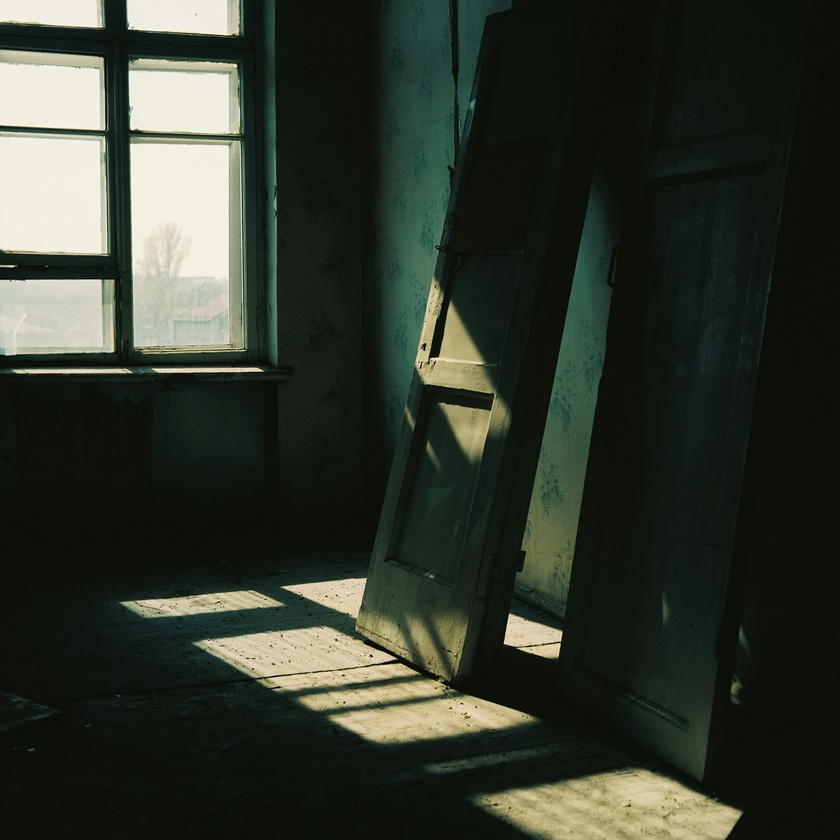
#> input picture images/img7.1.jpg, 840 x 840 px, shrunk from 1920 x 1920 before the run
$ python clahe_cv.py
#> lines starting #> are read from the running program, lines starting #| are printed output that depends on the picture
import cv2
import matplotlib.pyplot as plt

# --- 1. Tải ảnh ---
# Đảm bảo bạn thay 'path_to_your_dark_image.jpg' bằng đường dẫn thực tế đến ảnh của bạn.
# cv2.IMREAD_GRAYSCALE: Tải ảnh trực tiếp ở dạng ảnh xám (grayscale)
img = cv2.imread('../images/img7.1.jpg')
#> img is the input picture: shape (840, 840, 3); mean B, G, R 44.8, 55.6, 49.3
gray = cv2.cvtColor(img, cv2.COLOR_BGR2GRAY)
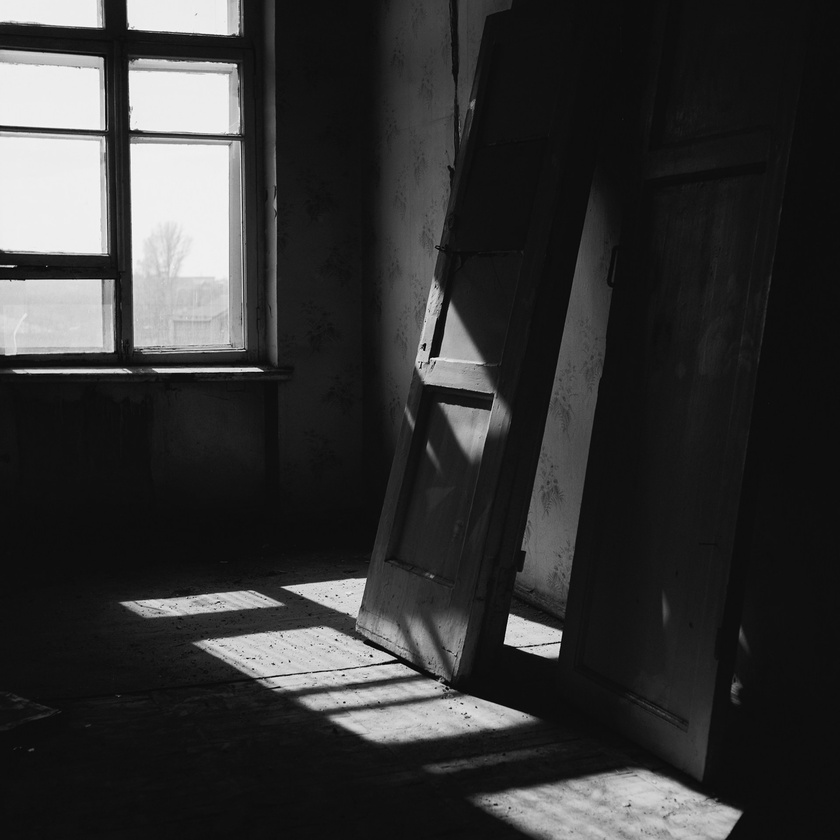
#> gray: shape (840, 840); min 0, max 252, mean 52.5

# Kiểm tra xem ảnh đã được tải thành công chưa
if img is None:
    print("Lỗi: Không thể tải ảnh. Vui lòng kiểm tra lại đường dẫn.")
else:
    # --- 2. Tạo đối tượng CLAHE ---
    # clipLimit: Ngưỡng giới hạn tương phản.
    #   Giá trị cao hơn sẽ cho độ tương phản mạnh hơn, nhưng có thể tăng nhiễu.
    #   Giá trị 2.0 là một khởi đầu tốt.
    # tileGridSize: Kích thước của lưới ô (ví dụ: 8x8).
    #   Ảnh sẽ được chia thành các ô 8x8 để xử lý cục bộ.
    clahe = cv2.createCLAHE(clipLimit=2.0, tileGridSize=(8, 8))

    # --- 3. Áp dụng CLAHE cho ảnh xám ---
    clahe_img = clahe.apply(gray)
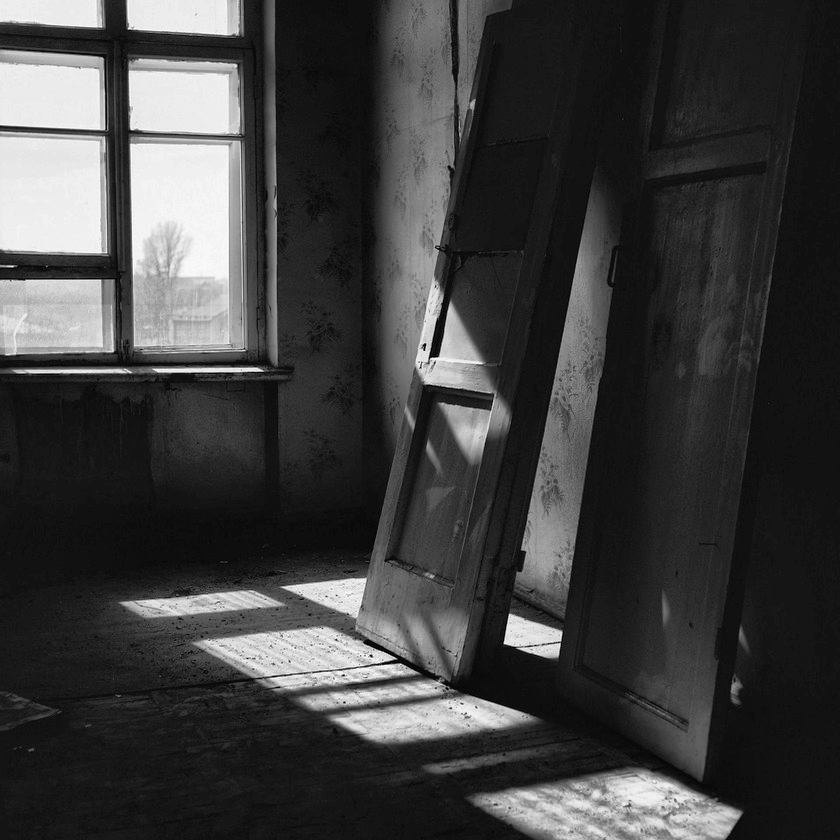
#> clahe_img: shape (840, 840); min 0, max 254, mean 62.7

    # --- 4. Hiển thị kết quả (sử dụng Matplotlib) ---

    plt.figure(figsize=(12, 8))  # Tạo một cửa sổ hình vẽ mới

    # Vẽ histogram cho ảnh xám gốc (màu xanh)
    plt.hist(gray.ravel(), bins=256, range=[0, 256], color='blue', alpha=0.6, label='Histogram ảnh đầu vào')

    # Vẽ histogram cho ảnh kết quả (màu đỏ)
    plt.hist(clahe_img.ravel(), bins=256, range=[0, 256], color='red', alpha=0.6, label='Histogram ảnh đầu ra')

    plt.title('So sánh histogram trước và sau cân bằng', fontsize=16)
    plt.xlabel('Mức xám', fontsize=12)
    plt.ylabel('Số lượng điểm ảnh', fontsize=12)
    plt.legend()
    plt.xlim([0, 256])
    plt.grid(axis='y', linestyle='--', alpha=0.7)
    plt.savefig("histogram_compare_2.jpg")
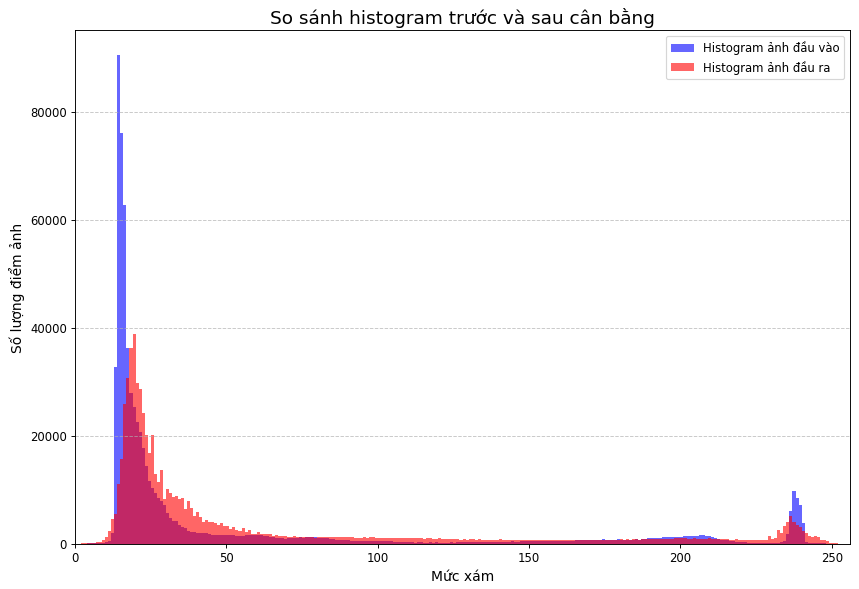
#> figure drawn by matplotlib, 1 panel; tallest bar 90509 high, from x = 14 to 15; tallest bar 38796 high, from x = 19 to 20
    plt.show()

    psnr = cv2.PSNR(gray, clahe_img)
#> psnr = 23.99

    print(f"Giá trị PSNR giữa ảnh gốc và ảnh kết quả là: {psnr:.2f} dB")
#| Giá trị PSNR giữa ảnh gốc và ảnh kết quả là: 23.99 dB

    # # Tùy chọn: Lưu ảnh kết quả ra file
    # cv2.imwrite('clahe_processed_image.jpg', cl_img)

$ run again, with images/img4.1.jpg copied over images/img7.1.jpg
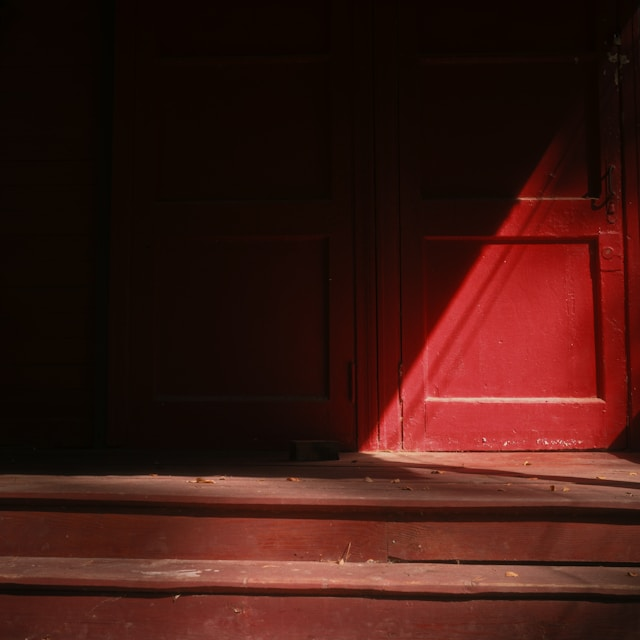
#> input picture images/img4.1.jpg, 640 x 640 px
#> img is the input picture: shape (640, 640, 3); mean B, G, R 17.8, 24, 61.4
#> `clahe_img = clahe.apply(gray)`:
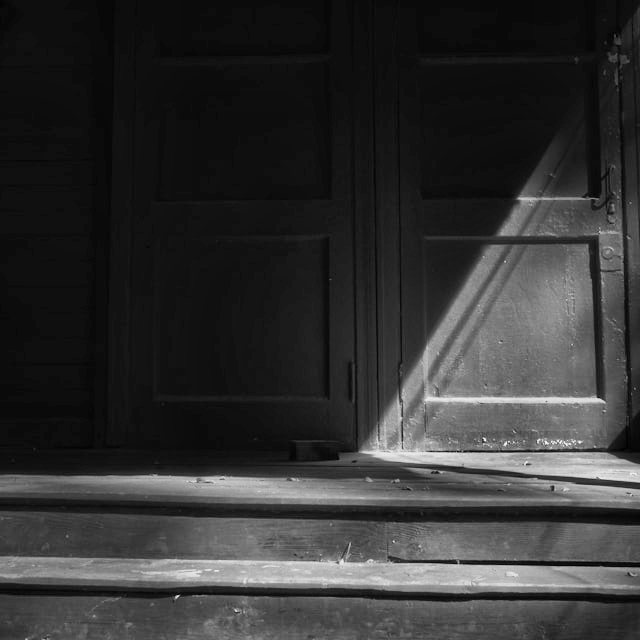
#> clahe_img: shape (640, 640); min 2, max 243, mean 50.6
#> `plt.savefig("histogram_compare_2.jpg")`:
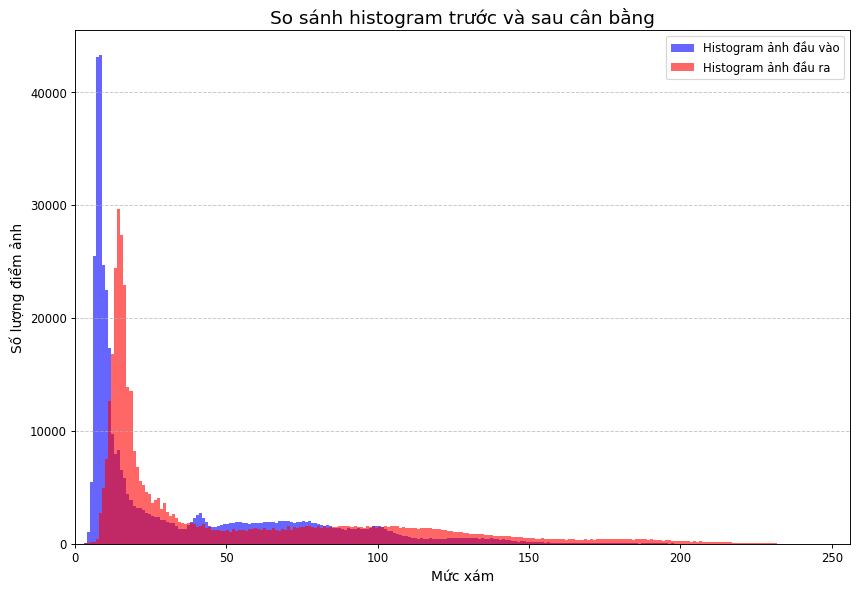
#> figure drawn by matplotlib, 1 panel; tallest bar 43285 high, from x = 8 to 9; tallest bar 29644 high, from x = 14 to 15
#> psnr = 21.04
#| Giá trị PSNR giữa ảnh gốc và ảnh kết quả là: 21.04 dB

$ run again, with images/img4.2.jpg copied over images/img7.1.jpg
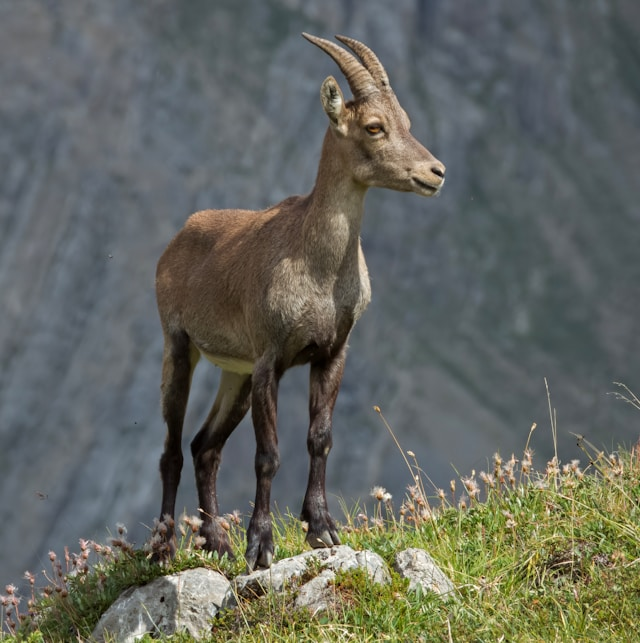
#> input picture images/img4.2.jpg, 640 x 643 px
#> img is the input picture: shape (643, 640, 3); mean B, G, R 95.4, 102.7, 99.8
#> `clahe_img = clahe.apply(gray)`:
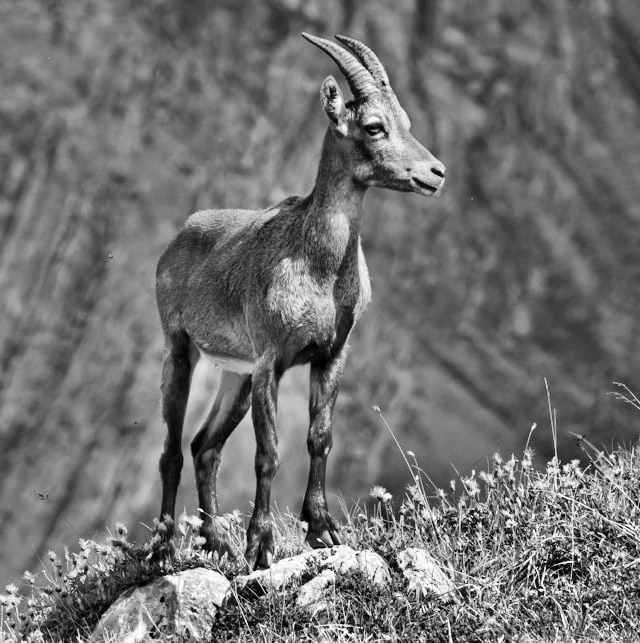
#> clahe_img: shape (643, 640); min 0, max 255, mean 113
#> `plt.savefig("histogram_compare_2.jpg")`:
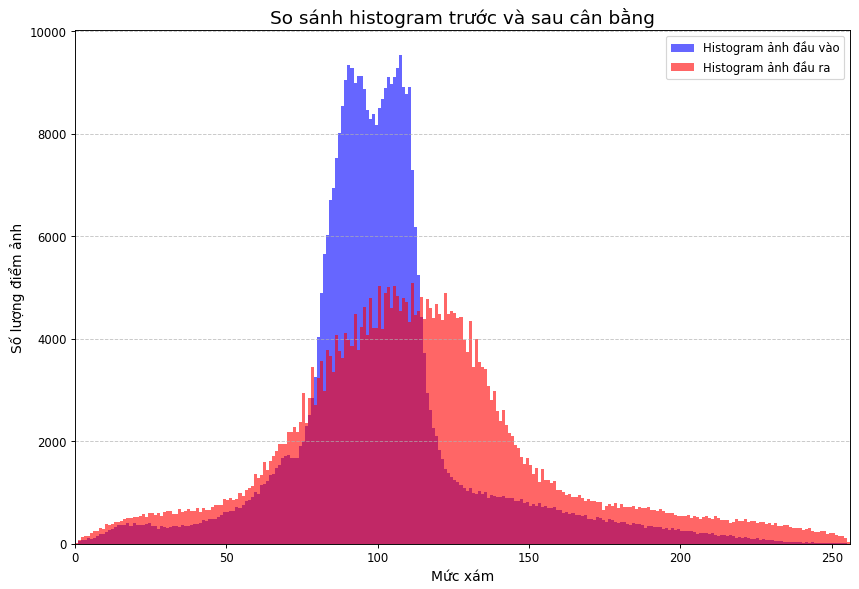
#> figure drawn by matplotlib, 1 panel; tallest bar 9543 high, from x = 107 to 108; tallest bar 5091 high, from x = 111 to 112
#> psnr = 20.3
#| Giá trị PSNR giữa ảnh gốc và ảnh kết quả là: 20.30 dB

$ run again, with images/img5.1.jpg copied over images/img7.1.jpg
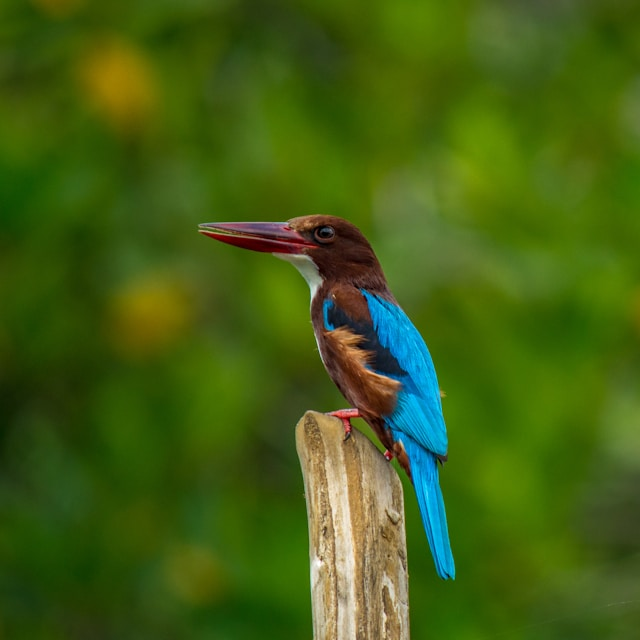
#> input picture images/img5.1.jpg, 640 x 640 px
#> img is the input picture: shape (640, 640, 3); mean B, G, R 20.1, 95, 66.7
#> `clahe_img = clahe.apply(gray)`:
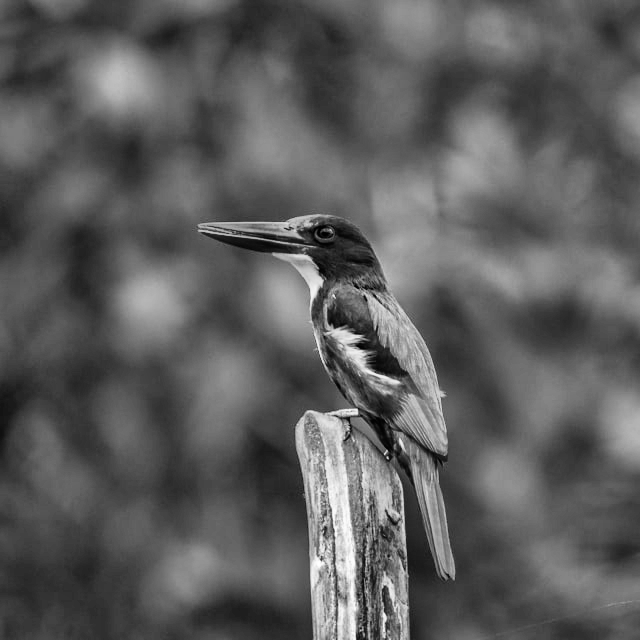
#> clahe_img: shape (640, 640); min 1, max 255, mean 92.5
#> `plt.savefig("histogram_compare_2.jpg")`:
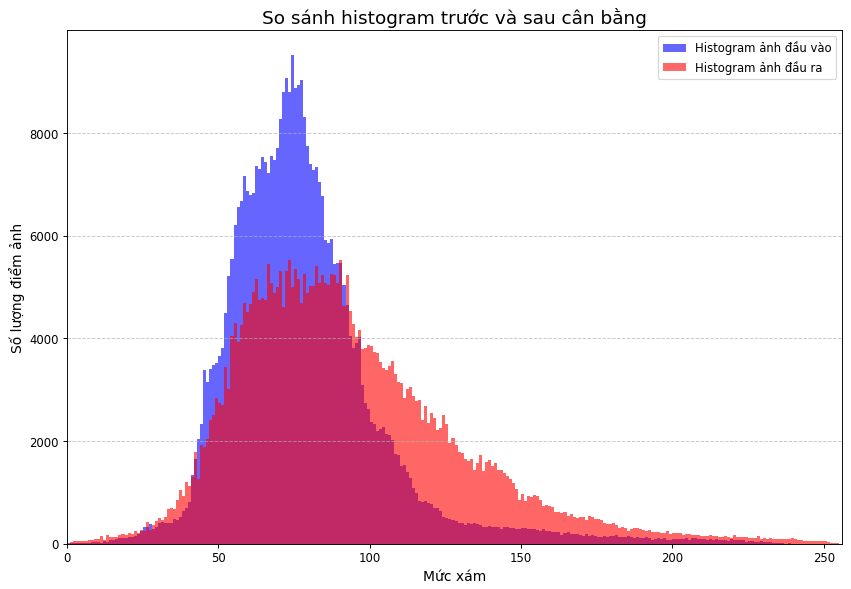
#> figure drawn by matplotlib, 1 panel; tallest bar 9523 high, from x = 74 to 75; tallest bar 5532 high, from x = 90 to 91
#> psnr = 20.79
#| Giá trị PSNR giữa ảnh gốc và ảnh kết quả là: 20.79 dB
